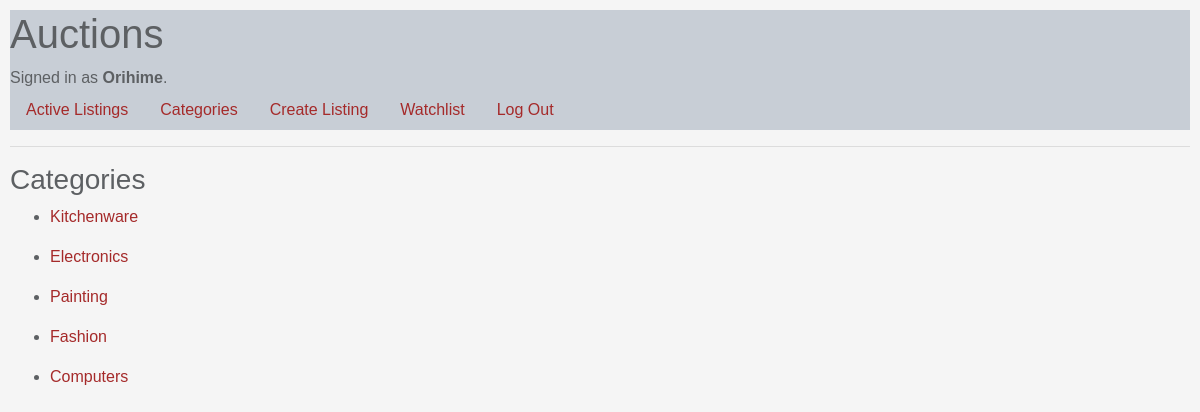
The app's page /categories/ (signed in) with its own data.
### auctions/models.py (models this page shows, shortened)
class User(AbstractUser):
    pass

class Listing(models.Model):
    seller = models.ForeignKey(settings.AUTH_USER_MODEL,
                               on_delete=models.CASCADE,
                               related_name="own_goods")
    title = models.CharField(max_length=32)
    description = models.TextField(max_length=64)
    starting_bid = models.PositiveIntegerField()
    image = models.URLField(blank=True)
    category = models.CharField(max_length=24, blank=True)
    date_created = models.DateField(auto_now_add=True)
    active = models.BooleanField(default=True)

### auctions/views.py (the view)
# urls.py: path("categories/", views.categories, name="categories"),
def categories(request):
    listings = Listing.objects.all()
    categories_list = []
    for listing in listings:
        categories_list.append(listing.category)
    all_categories = set(categories_list)
    return render(request, "auctions/category_list.html",
                  {"categories": all_categories})

### auctions/templates/auctions/category_list.html (shortened to what this page needs)
{% extends "auctions/layout.html" %}
{% block body %}
<h3>Categories</h3>
{% for category in categories %}
    <ul>
        <li><a href="{% url 'a_category' category %}">{{ category }}</a></li>
    </ul>
{% endfor %}
{% endblock %}

### auctions/templates/auctions/layout.html (shortened to what this page needs)
{% load static %}
<!DOCTYPE html>
<html lang="en">
    <head>
        <link rel="stylesheet" href="https://stackpath.bootstrapcdn.com/bootstrap/4.4.1/css/bootstrap.min.css">
        <link href="{% static 'auctions/styles.css' %}" rel="stylesheet">
    </head>
    <body>
        <div class="page-header">
            <h1>Auctions</h1>
            <div>
                {% if user.is_authenticated %}
                    Signed in as <strong>{{ user.username }}</strong>.
                {% else %}
                    Not signed in.
                {% endif %}
            </div>
            <ul class="nav">
                <li class="nav-item">
                    <a class="nav-link" href="{% url 'index' %}">Active Listings</a>
                </li>
                <li class="nav-item">
                    <a class="nav-link" href="{% url 'categories' %}">Categories</a>
                </li>
                {% if user.is_authenticated %}
                    <li class="nav-item">
                        <a class="nav-link" href="{% url 'create' %}">Create Listing</a>
                    </li>
                    <li class="nav-item">
                        <a class="nav-link" href="{% url 'watchlist' %}">Watchlist</a>
                    </li>
                    <li class="nav-item">
                        <a class="nav-link" href="{% url 'logout' %}">Log Out</a>
                    </li>
                {% endif %}
            </ul>
        </div>
        <hr>
        {% block body %}
        {% endblock %}
    </body>
</html>

### auctions/static/auctions/styles.css (style rules this page uses)
body { padding: 10px; box-sizing: border-box; font-family: Arial, Helvetica, sans-serif; background-color: whitesmoke; color: #5D6063; }
a { color: brown; }
.page-header { background-color: #c8ced6; }

### records on screen
User: username "Orihime"
Listing: categories "Kitchenware"
Listing: categories "Electronics"
Listing: categories "Painting"
Listing: categories "Fashion"
Listing: categories "Computers"
